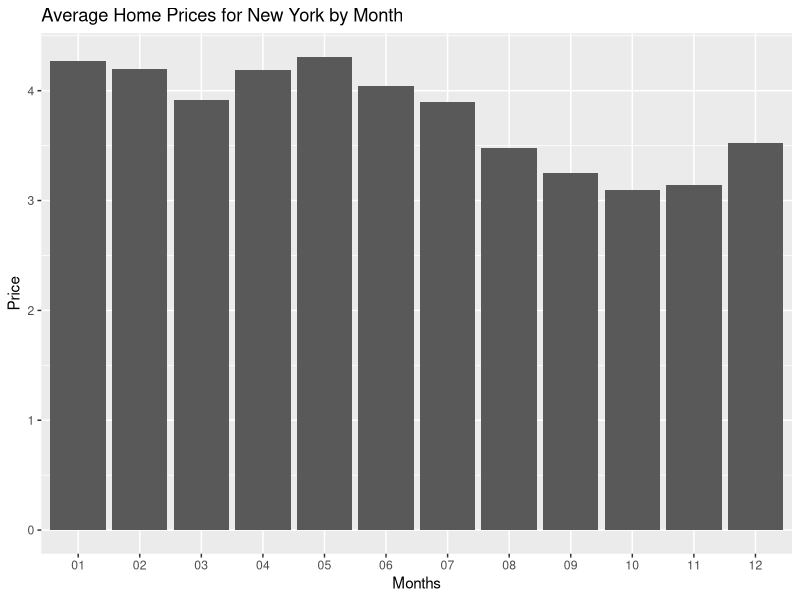

Write the R code that produced this figure. (Note: this script raises an error after producing the figure.)
## ---- chunk 1
knitr::opts_chunk$set(echo = TRUE)
library(tidyverse)
library(kableExtra)
## ---- chunk 2

house_dt <- read.csv("State_MedianRentalPricePerSqft_AllHomes.csv",stringsAsFactors = FALSE)


## ---- chunk 3

house_dt %>%
 kable() %>% 
          kable_styling(full_width = TRUE) %>% 
          scroll_box(width = "300")

## ---- chunk 4

house_dt2 <- house_dt %>% gather("Year","Price",3:14) %>% 
  group_by(Year) %>%  mutate(idx=row_number()) %>% arrange(idx) %>% select(-idx)

## ---- chunk 5
house_dt2 <- house_dt2 %>% extract(Year,c("Year","Month"),"([0-9].+(?=\\.)).([0-9]{1,})")

## ---- chunk 6
house_dt2 %>%
 kable() %>% 
          kable_styling(full_width = TRUE) %>% 
          scroll_box(width = "100",height = "400px")

## ---- chunk 7

new_y <- house_dt2 %>% filter(RegionName == "New York")

new_y %>% 
  ggplot(aes(x = Month, y = as.numeric(Price)))+geom_bar(stat = "identity")+labs(title = "Average Home Prices for New York by Month")+xlab("Months")+ylab("Price")


## ---- chunk 8
states_m <- c()
states <-  levels(as.factor(house_dt2$RegionName))
#this loop summarises the mean prices for each state and save them in order to plot them lately
for (i in states) {
  states_m <- c(states_m,  
                house_dt2 %>% 
                summarise(mean= mean(.$Price[.$RegionName==i]))
                )
}

 ggplot(NULL,aes(x = reorder(states,as.numeric(states_m)), y = states_m))+geom_bar(stat = "identity")+labs(title = "Average Home Prices for US states ")+xlab("Price")+ylab("State")+coord_flip()
